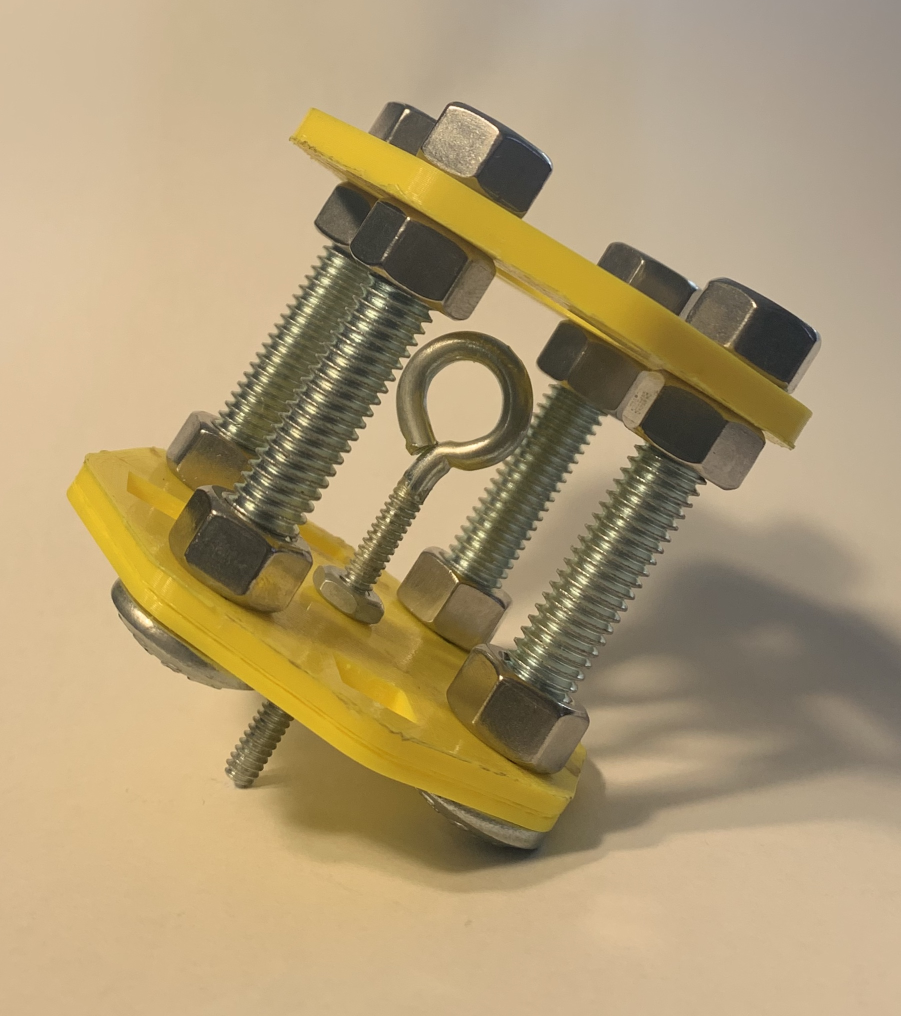
#> input picture First_Year/PHY180/Labs/Lab2_QFactor/images/20201012_180123439_iOS.jpg, 1801 x 2032 px, given in place of PendulumTrial01.m4v, which was not available (shown at 1/2 size)
$ python tracker.py
#> lines starting #> are read from the running program, lines starting #| are printed output that depends on the picture; after the words box and inside, x2 and y2 are one past the last pixel; in counts of white or black regions, pixels touching at a corner belong together; pictures that were not available may be replaced by others from this repository, and a replacement may not be noted
#> in main, frame is the input picture: shape (2032, 1801, 3); mean B, G, R 116.6, 154.1, 173.9
import cv2
import numpy as np
import time
from matplotlib import pyplot as plt
import atexit
from scipy import signal

def nothing(val):
    pass

# [35 lines left out: functions exit_handler, initialize_trackbars, not called in this run]

def initialize():
    global cap, origin_px, meter_per_px
    #cap = cv2.VideoCapture(2)
    cap = cv2.VideoCapture("videos\PendulumTrial01.m4v")
    #initialize_trackbars()
    atexit.register(exit_handler)


def find_ball(frame, show_trackbars = False):
#> called with show_trackbars = False
    frame = cv2.GaussianBlur(frame, (7, 7), 0)
    hsv = cv2.cvtColor(frame, cv2.COLOR_BGR2HSV)
#> hsv: shape (2032, 1801, 3); mean H, S, V 19.7, 83.3, 173.9

    #hul, huh, sal, sah, val, vah = 0, 9, 205, 255, 56, 255

    hul, huh, sal, sah, val, vah = 23, 40, 126, 255, 127, 255 #rob vals

    if show_trackbars:
        hul=cv2.getTrackbarPos(hl, wnd)
        huh=cv2.getTrackbarPos(hh, wnd)
        sal=cv2.getTrackbarPos(sl, wnd)
        sah=cv2.getTrackbarPos(sh, wnd)
        val=cv2.getTrackbarPos(vl, wnd)
        vah=cv2.getTrackbarPos(vh, wnd)

    HSVLOW = np.array([hul, sal, val])
    HSVHIGH = np.array([huh, sah, vah])
    thresh = cv2.inRange(hsv, HSVLOW, HSVHIGH)
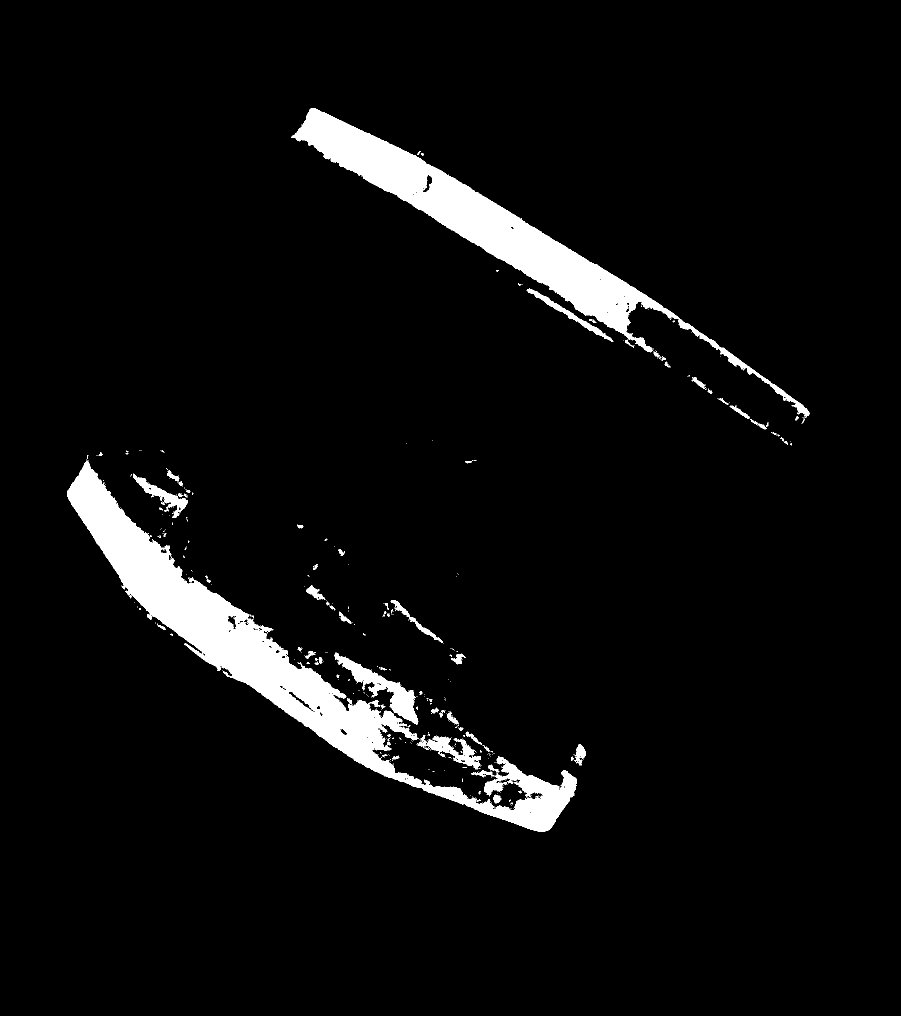
#> thresh: shape (2032, 1801) (shown at 1/2 size); 5.1% white; 451 white regions (386 under 20 px), largest, box (x1, y1, x2, y2) and area: (134, 920, 1154, 1663) 97464, (582, 216, 1619, 836) 70669, (668, 1306, 837, 1449) 5696
    floodfill = thresh.copy()
    h, w = thresh.shape[:2]
    mask = np.zeros((h+2, w+2), np.uint8)
    cv2.floodFill(floodfill, mask, (0,0), 255)
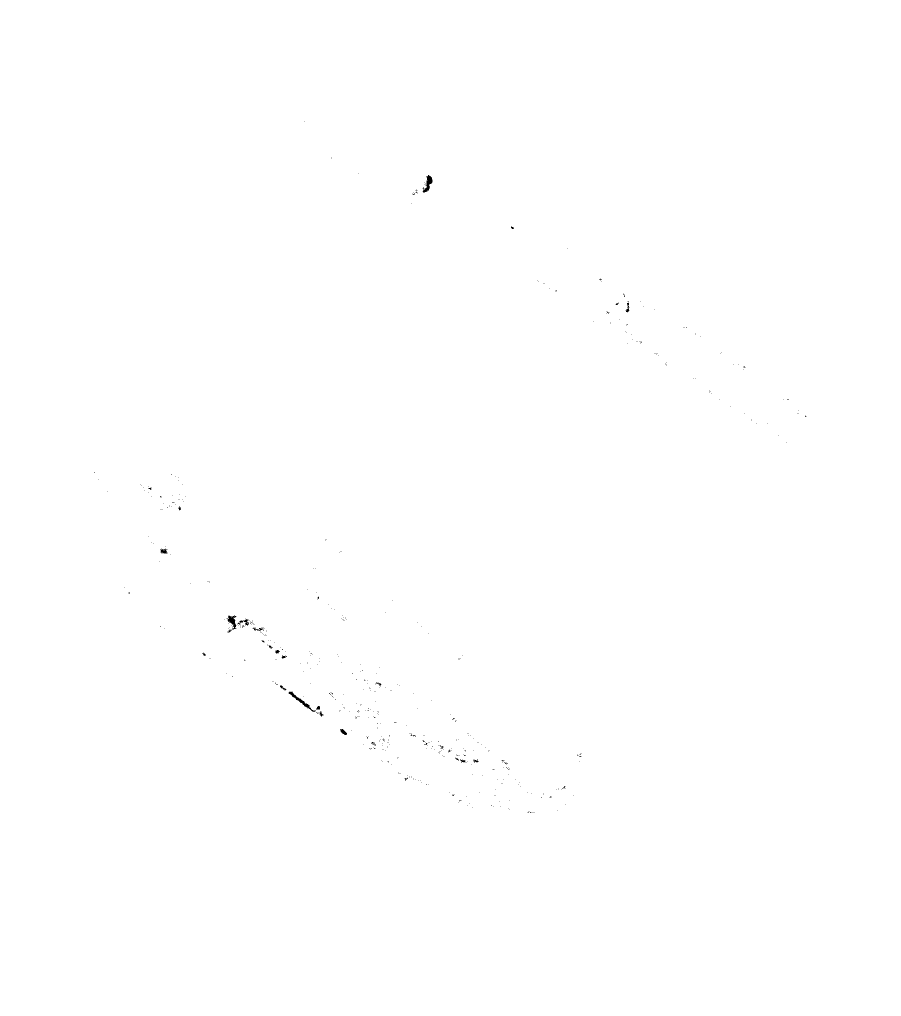
#> floodfill: shape (2032, 1801) (shown at 1/2 size); 99.9% white; 486 black regions (464 under 20 px), largest, box (x1, y1, x2, y2) and area: (577, 1383, 630, 1424) 321, (845, 350, 865, 385) 299, (453, 1231, 473, 1259) 257
    floodfill_inv = cv2.bitwise_not(floodfill)
    thresh_filled = thresh | floodfill_inv
#> thresh_filled: shape (2032, 1801); 5.2% white; 442 white regions (377 under 20 px), largest, box (x1, y1, x2, y2) and area: (134, 920, 1154, 1663) 99149, (582, 216, 1619, 836) 71210, (668, 1306, 837, 1449) 5762
    edged = cv2.Canny(thresh_filled, 30, 200)
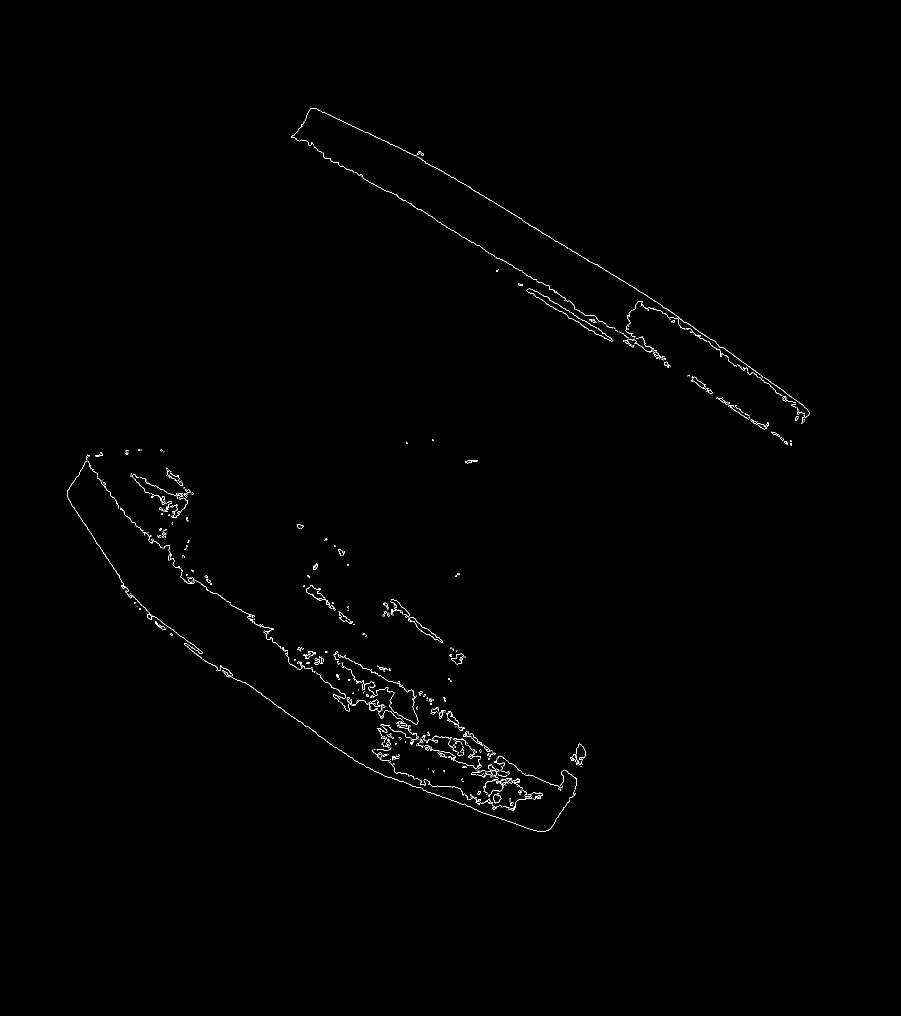
#> edged: shape (2032, 1801) (shown at 1/2 size); 0.41% white in thin lines or dots, all inside (x1, y1, x2, y2) = (134, 216, 1619, 1663)
    all_contours, hierarchy = cv2.findContours(edged, cv2.RETR_TREE, cv2.CHAIN_APPROX_SIMPLE)
#> all_contours = 875 contours, 829 with area under 20; largest, box (x1, y1, x2, y2) and area: (1383, 753, 1412, 778) 212, (1385, 753, 1410, 777) 194, (986, 1589, 1003, 1606) 184, (986, 1589, 1003, 1606) 174, (262, 1189, 466, 1353) 166

    filtered_contours = []

    for contour in all_contours:
        area = cv2.contourArea(contour)
        x, y, w, h = cv2.boundingRect(contour)
        if abs(max(w, h)/min(w, h)) < 1.5:
            if area > 100:
                filtered_contours.append(contour)
                break
#> this loop made 29 passes
#> (area, x, y, w, h) on pass 29: (184.5, 986, 1589, 17, 17)
#> after the loop, filtered_contours = 1 contour; box (x1, y1, x2, y2) and area: (986, 1589, 1003, 1606) 184

    if len(filtered_contours) < 1:
        return -1, -1, -1, thresh_filled

    ball_contour = filtered_contours[0]
#> ball_contour = contour of 35 points, box (x1, y1, x2, y2) (986, 1589, 1003, 1606), area 184
    center, radius = cv2.minEnclosingCircle(ball_contour)
#> center = (993.3, 1597.3); radius = 9.35

    return int(center[0]), int(center[1]), int(radius), thresh_filled

def main():
    global ball_t, ball_x, ball_r, ball_y
    ball_t, ball_x, ball_r, ball_y = [], [], [], []

    i = 0
    while(i < 27000): #full video
    # while(i < 1050): #first 1000 frames
        i += 1
        print(i)
        ret,frame = cap.read()
        time_stamp = cap.get(cv2.CAP_PROP_POS_MSEC)/1000
        x_px, y_px, radius, thresh = find_ball(frame, show_trackbars = False)
#> x_px = 993; y_px = 1597; radius = 9

        if x_px > -1:
            # [4 lines of commented-out code are left out]
            ball_t.append(time_stamp)
            ball_x.append(y_px)
            #ball_r.append(radius)
            #ball_y.append(y_px)
            cv2.circle(frame, (x_px, y_px), radius, (0, 255, 0), 2)
#> frame: shape (2032, 1801, 3); under 0.01% of pixels changed, all inside (x1, y1, x2, y2) = (983, 1587, 1004, 1608)
            cv2.circle(frame, (x_px, y_px), 2, (255, 0, 0), 2)
#> frame: shape (2032, 1801, 3); mean B, G, R 116.6, 154.1, 173.9

        # [5 lines of commented-out code are left out]

    cap.release()
    cv2.destroyAllWindows()

ball_radius_px = 35
ball_radius_m = 0.06477
meter_per_px = ball_radius_m/ball_radius_px

meter_per_px = 0.8128 / 1920
origin_px = 66


if __name__ == "__main__":
    initialize()
    main()

$ run again, on First_Year/PHY180/Labs/Lab2_QFactor/images/20201012_180240419_iOS.jpg
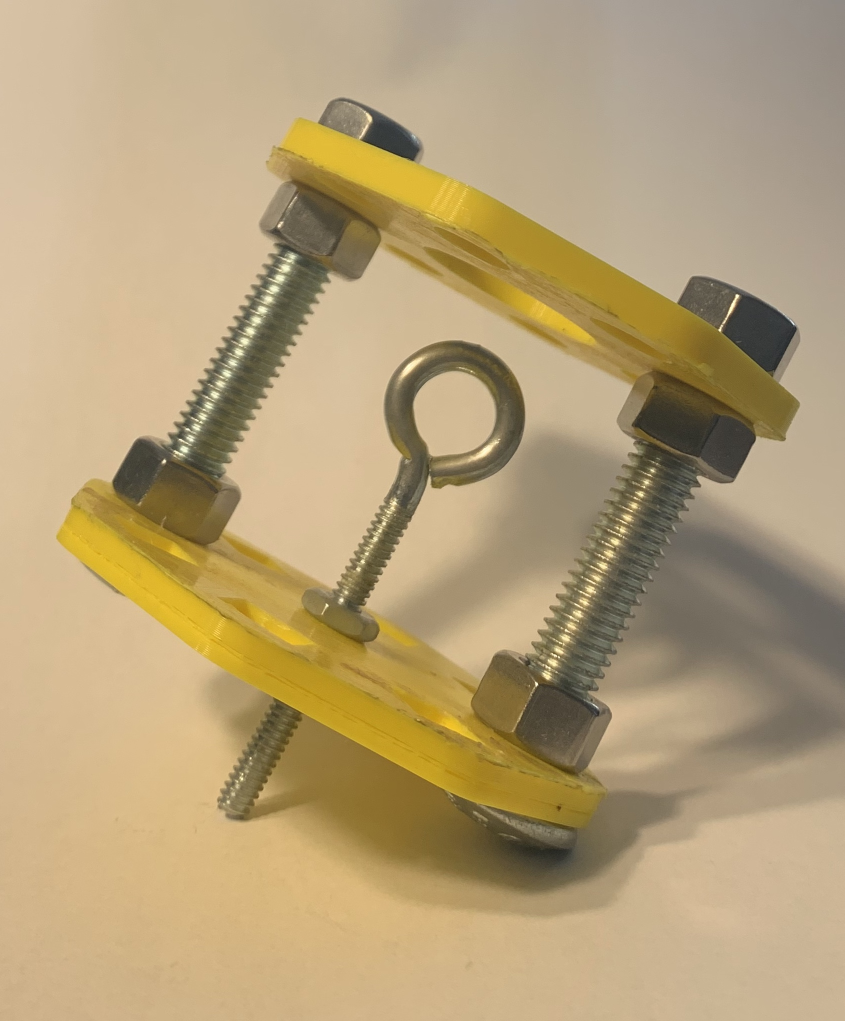
#> input picture First_Year/PHY180/Labs/Lab2_QFactor/images/20201012_180240419_iOS.jpg, 1690 x 2042 px, given in place of PendulumTrial01.m4v, which was not available (shown at 1/2 size)
#> in main, frame is the input picture: shape (2042, 1690, 3); mean B, G, R 119.9, 159.3, 180.4
#> hsv: shape (2042, 1690, 3); mean H, S, V 19.4, 85.5, 180.4
#> in find_ball, `thresh = cv2.inRange(hsv, HSVLOW, HSVHIGH)`:
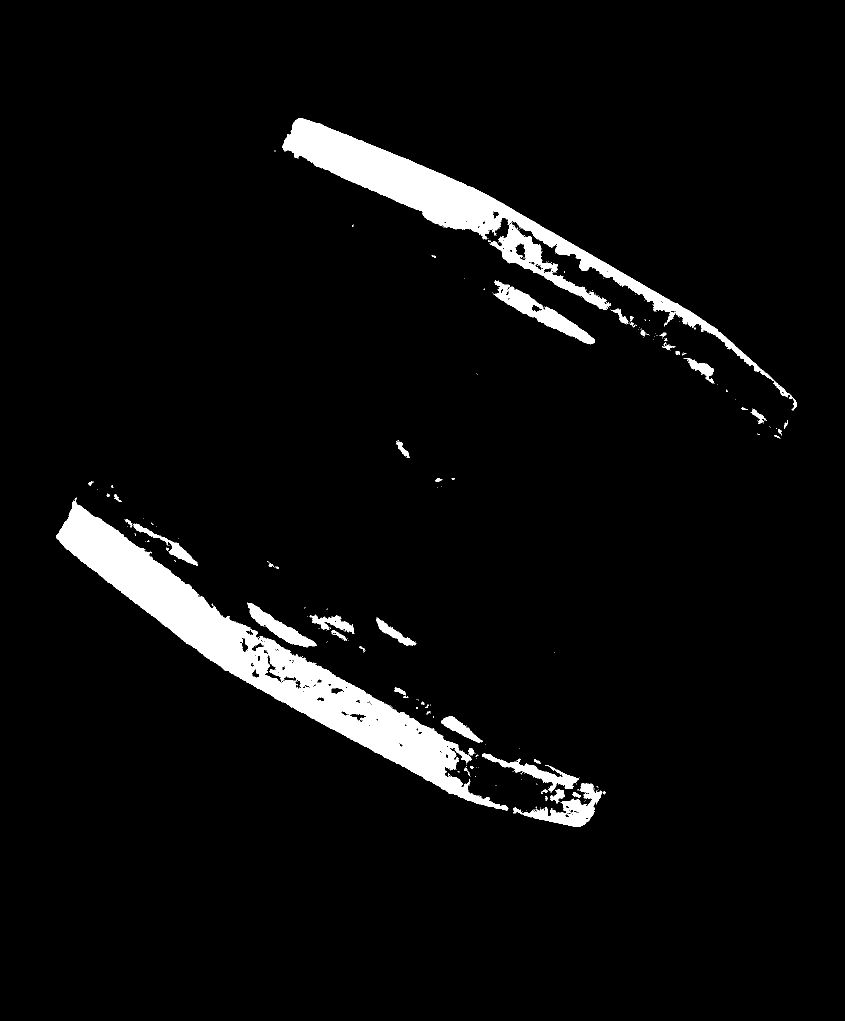
#> thresh: shape (2042, 1690) (shown at 1/2 size); 4.9% white; 282 white regions (237 under 20 px), largest, box (x1, y1, x2, y2) and area: (113, 1001, 1017, 1621) 84872, (564, 236, 1594, 821) 50209, (979, 445, 1222, 620) 7190
#> floodfill: shape (2042, 1690); 99.9% white; 407 black regions (370 under 20 px), largest, box (x1, y1, x2, y2) and area: (530, 1310, 604, 1378) 786, (1028, 485, 1053, 520) 454, (699, 1427, 734, 1445) 256
#> thresh_filled: shape (2042, 1690); 5.1% white; 268 white regions (222 under 20 px), largest, box (x1, y1, x2, y2) and area: (113, 1001, 1017, 1621) 87894, (564, 236, 1594, 821) 50557, (979, 445, 1222, 620) 8035
#> in find_ball, `edged = cv2.Canny(thresh_filled, 30, 200)`:
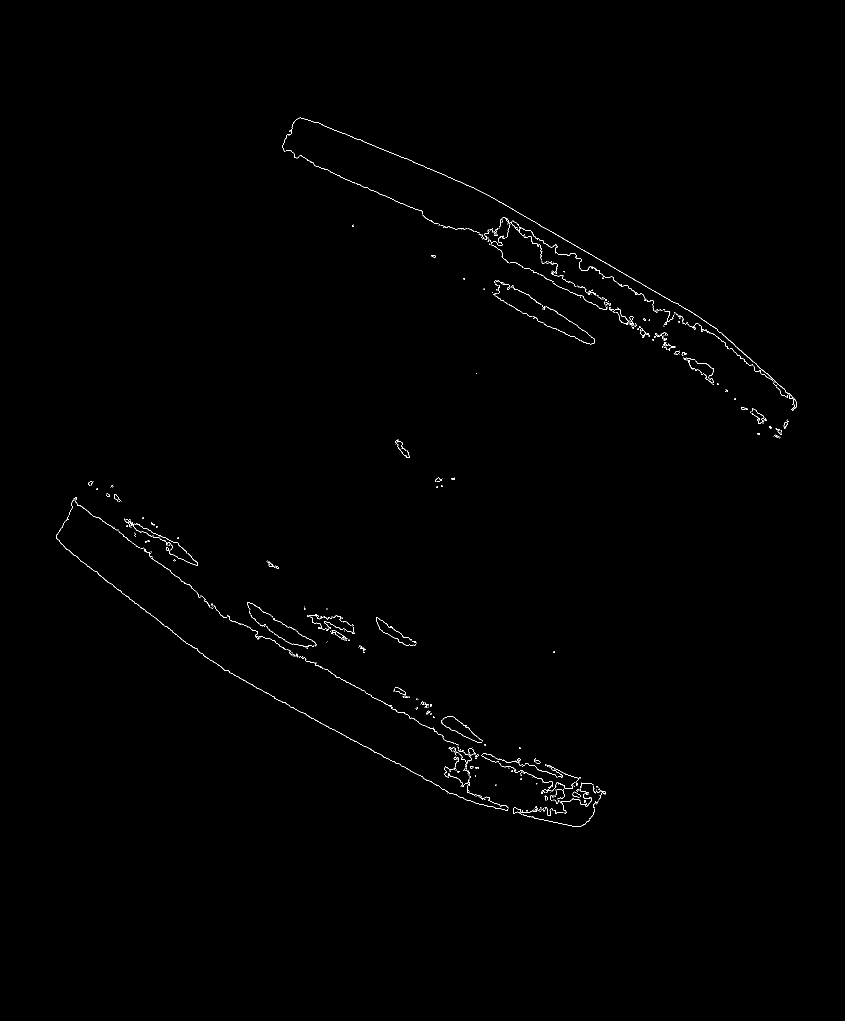
#> edged: shape (2042, 1690) (shown at 1/2 size); 0.37% white in thin lines or dots, all inside (x1, y1, x2, y2) = (112, 235, 1594, 1654)
#> all_contours = 617 contours, 595 with area under 20; largest, box (x1, y1, x2, y2) and area: (112, 1031, 1017, 1621) 222, (1260, 554, 1588, 810) 130, (1026, 1614, 1044, 1629) 112, (1026, 1614, 1042, 1627) 108, (564, 235, 1259, 555) 63
#> the loop in find_ball, `for contour in all_contours:` made 21 passes
#> (area, x, y, w, h) on pass 21: (112.5, 1026, 1614, 18, 15)
#> after the loop in find_ball, `for contour in all_contours:`: filtered_contours = 1 contour; box (x1, y1, x2, y2) and area: (1026, 1614, 1044, 1629) 112
#> ball_contour = contour of 32 points, box (x1, y1, x2, y2) (1026, 1614, 1044, 1629), area 112
#> in find_ball, `center, radius = cv2.minEnclosingCircle(ball_contour)`: center = (1034.5, 1622.5); radius = 10.12
#> in main, `x_px, y_px, radius, thresh = find_ball(frame, show_trackbars = False)`: x_px = 1034; y_px = 1622; radius = 10
